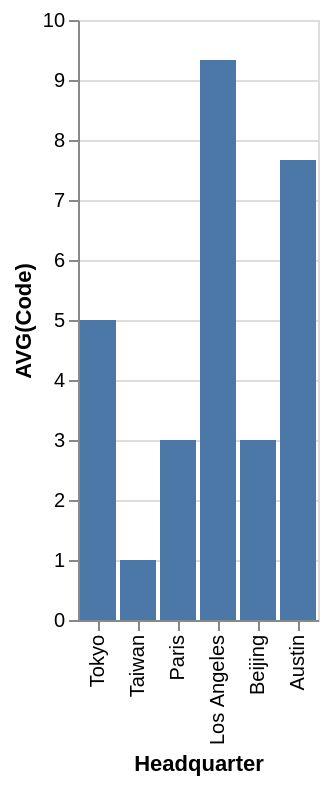

The Vega-Lite source for this figure:
### Vega-Lite specification from a JSON file in a GitHub repository (floating-point values rounded to 4 significant figures)
{"data": {"values": [{"x_data": "Tokyo", "y_data": 5}, {"x_data": "Taiwan", "y_data": 1}, {"x_data": "Paris", "y_data": 3}, {"x_data": "Los Angeles", "y_data": 9.333}, {"x_data": "Beijing", "y_data": 3}, {"x_data": "Austin", "y_data": 7.667}]}, "mark": "bar", "encoding": {"x": {"field": "x_data", "type": "nominal", "title": "Headquarter", "sort": "descending"}, "y": {"field": "y_data", "type": "quantitative", "title": "AVG(Code)"}}}
